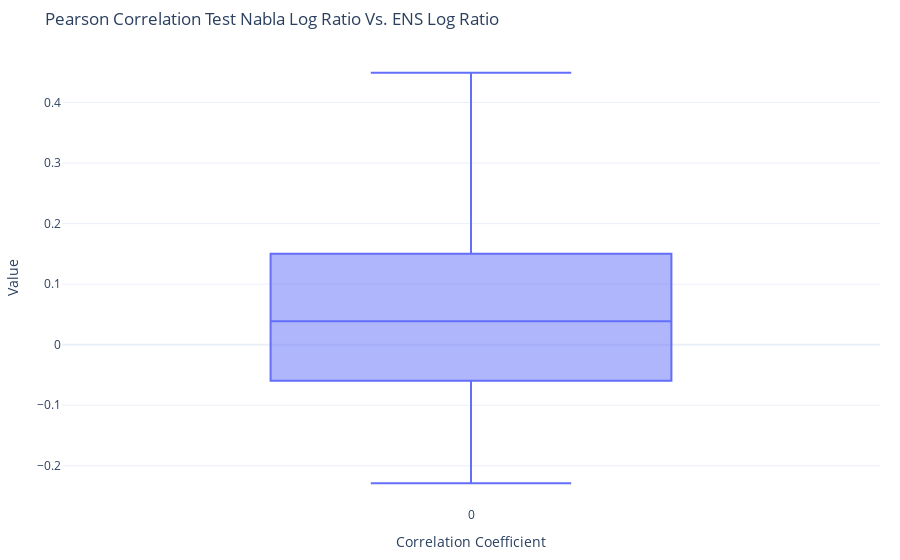

Source (notebook cell):
### Code cell
correlation_list1 = []
p_value_list1 = []
for gene, lists in gene_data_dict.items():
    nabla_log_ratio_list, ens_log_ratio_list = remove_outliers_iqr(lists['nabla_log_ratio'], lists['ens_log_ratio'])
    #Add the correlation factor in the list
    cor, p_value = scipy.stats.pearsonr(np.abs(list(ens_log_ratio_list)), np.abs(list(nabla_log_ratio_list)))
    correlation_list1.append(cor)
    p_value_list1.append(p_value)

fig1 = px.box(correlation_list1, title= 'Pearson Correlation Test Nabla Log Ratio Vs. ENS Log Ratio')
# Update layout with labels and title
fig1.update_layout(
    template='plotly_white',
    margin=dict(l=20, r=20, t=50, b=20),
    autosize=True,
    yaxis_title_font={'size': 20},  
    xaxis_title_font={'size': 20}, 
    xaxis_title='Correlation Coefficient',
    yaxis_title='Value',
    width=None
)
fig1.show()
# fig1.write_image('nabla_ens_cc.pdf')

### Figure 1 — Plotly figure (JSON) as saved in the notebook; plotly's stock layout.template omitted (floating-point values rounded to 4 significant figures)
{"data": [{"alignmentgroup": "True", "hovertemplate": "variable=%{x}<br>value=%{y}<extra></extra>", "legendgroup": "", "marker": {"color": "#636efa"}, "name": "", "notched": false, "offsetgroup": "", "orientation": "v", "showlegend": false, "type": "box", "x": ["0", "0", "0", "0", "0", "0", "0", "0", "0", "0", "0", "0", "0", "0", "0", "0", "0", "0", "0", "0", "0", "0", "0", "0", "0", "0", "0", "0", "0", "0", "0", "0", "0", "0", "0", "0", "0", "0", "0", "0", "0", "0", "0", "0", "0", "0", "0", "0", "0", "0", "0", "0", "0", "0", "0", "0", "0", "0", "0", "0", "0", "0", "0", "0", "0", "0", "0", "0", "0", "0", "0", "0", "0", "0", "0", "0", "0", "0", "0", "0", "0", "0", "0", "0", "0", "0", "0", "0", "0", "0", "0", "0", "0", "0", "0", "0", "0", "0", "0", "0", "0", "0", "0", "0", "0", "0", "0", "0", "0", "0", "0", "0", "0", "0", "0", "0", "0", "0", "0", "0", "0", "0", "0", "0", "0", "0", "0"], "x0": " ", "xaxis": "x", "y": [0.03817, -0.06697, 0.2421, 0.1295, 0.2947, -0.01932, -0.05381, -0.09519, -0.02553, -0.07191, 0.02898, 0.145, 0.0393, -0.05819, 0.1889, 0.1934, -0.1709, 0.0154, -0.142, 0.4127, -0.133, 0.2794, -0.09827, -0.1673, -0.1354, -0.08863, -0.01921, 0.03894, 0.2139, 0.1518, 0.04637, 0.1533, -0.01185, 0.134, -0.215, 0.01936, -0.03384, -0.2287, 0.1986, -0.1333, 0.03523, 0.1565, 0.1847, 0.05767, -0.03034, -0.06162, -0.03251, 0.2482, 0.1314, 0.06385, 0.138, 0.2467, 0.01996, -0.0704, 0.2392, -0.02479, 0.2562, 0.06132, -0.1229, 0.1377, -0.1053, 0.0901, 0.1207, -0.1023, 0.07017, -0.1736, 0.08846, 0.06934, 0.126, 0.1196, 0.08565, -0.02973, 0.2239, 0.1339, 0.1041, 0.00935, 0.2466, 0.1045, -0.09176, 0.2179, 0.1493, 0.04084, -0.02861, 0.01053, 0.01649, 0.256, -0.008639, -0.001259, 0.3953, 0.2131, 0.1814, 0.06895, -0.0867, 0.1504, -0.1481, 0.1709, 0.02877, -0.1899, 0.02461, 0.1524, -0.001936, -0.01057, -0.05996, -0.1682, -0.1721, 0.01634, 0.08435, 0.2996, -0.131, -0.1459, 0.0538, 0.4442, 0.05881, 0.09141, -0.1828, 0.2767, 0.08428, -0.06049, -0.06666, -0.05776, -0.03893, 0.1292, -0.1622, 0.4491, 0.1928, 0.004713, 0.1994], "y0": " ", "yaxis": "y"}], "layout": {"autosize": true, "boxmode": "group", "legend": {"tracegroupgap": 0}, "margin": {"b": 20, "l": 20, "r": 20, "t": 50}, "title": {"text": "Pearson Correlation Test Nabla Log Ratio Vs. ENS Log Ratio"}, "xaxis": {"anchor": "y", "domain": [0, 1], "title": {"text": "Correlation Coefficient"}}, "yaxis": {"anchor": "x", "domain": [0, 1], "title": {"text": "Value"}}}}
